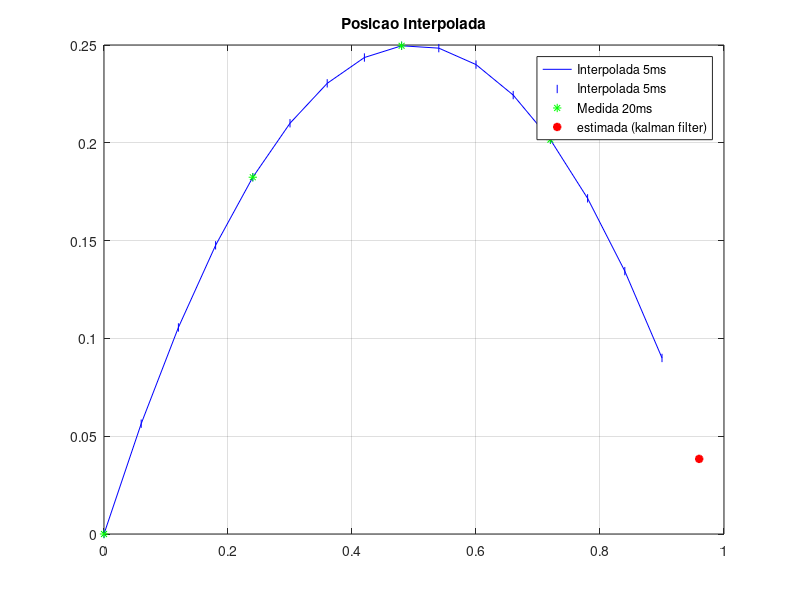

The MATLAB script that drew this image:
clear; clc; close all;


t_max = 4*4;
t = 0.06*(0:t_max);
y_new = -t.^2 + t;

figure
plot(t(1:end - 1), y_new(1:end - 1), 'b')
hold on
plot(t(1:end - 1), y_new(1:end - 1), 'b|', ...
     t(1:4:end - 1), y_new(1:4:end - 1), 'g*', ...
     t(end), y_new(end), 'r*', 'LineWidth', 2)
title('Posicao Interpolada')
legend('Interpolada 5ms', 'Interpolada 5ms', 'Medida 20ms', 'estimada (kalman filter)', 'ItemHitFcn', @cb_legend)
grid on
set(gcf, 'Units', 'normalized', 'OuterPosition', [0 0 1 1], 'Color', [1 1 1]);